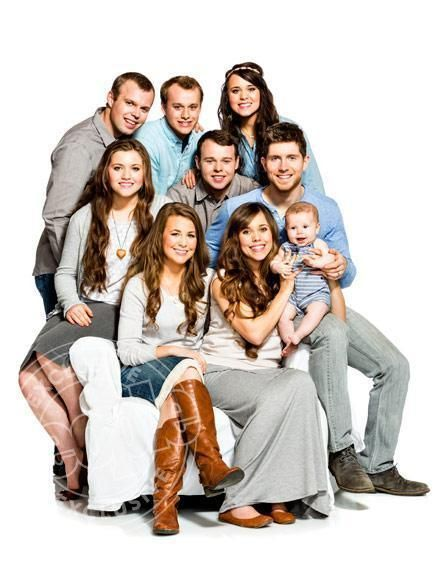
#> input picture test.jpg, 435 x 580 px
$ python face_detection_test.py
#> lines starting #> are read from the running program, lines starting #| are printed output that depends on the picture; after the words box and inside, x2 and y2 are one past the last pixel; in counts of white or black regions, pixels touching at a corner belong together
import numpy as np
import cv2

# Import face recognizer
faceCascade = cv2.CascadeClassifier('haarcascades/haarcascade_frontalface_default.xml')

# Read saved image
image = cv2.imread('test.jpg')
#> image is the input picture: shape (580, 435, 3); mean B, G, R 191.4, 197.4, 206.2
gray = cv2.cvtColor(image, cv2.COLOR_BGR2GRAY)
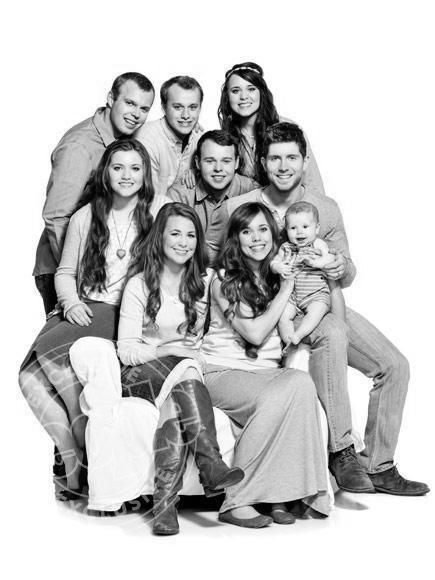
#> gray: shape (580, 435); min 0, max 255, mean 199.4

# Face recognition
faces = faceCascade.detectMultiScale(gray, scaleFactor=1.3, minNeighbors=5, minSize=(30, 30))
#> faces = [[224, 75, 38, 38], [162, 88, 48, 48], [258, 137, 53, 53], [103, 149, 49, 49], [112, 86, 50, 50], [193, 142, 49, 49], [157, 214, 49, 49], [231, 211, 50, 50]]

# Print number of detected faces
print("Face count: {0}".format(len(faces)))
#| Face count: 8

# Draw rectangle around detected faces
for (x, y, w, h) in faces:
    cv2.rectangle(image, (x,y), (x+w, y+h), (0,255,0), 2)
#> this loop made 8 passes
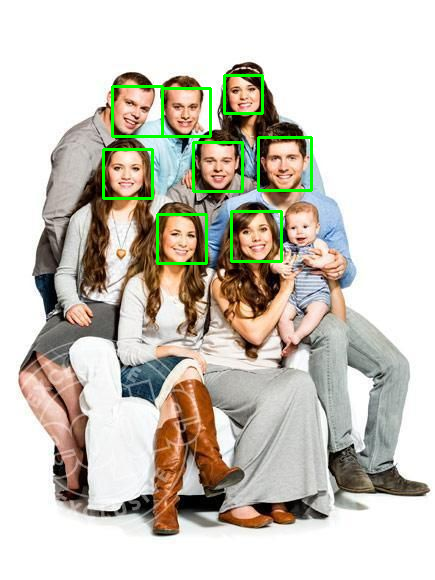
#> image: shape (580, 435, 3); 1.76% of pixels changed, all inside (x1, y1, x2, y2) = (102, 74, 313, 265)

# Show result
while True:
    cv2.imshow("Face", image)
    # Press 'q' to close window
    if cv2.waitKey(25) & 0xFF == ord('q'):
#> (key q is pressed here)
        break
